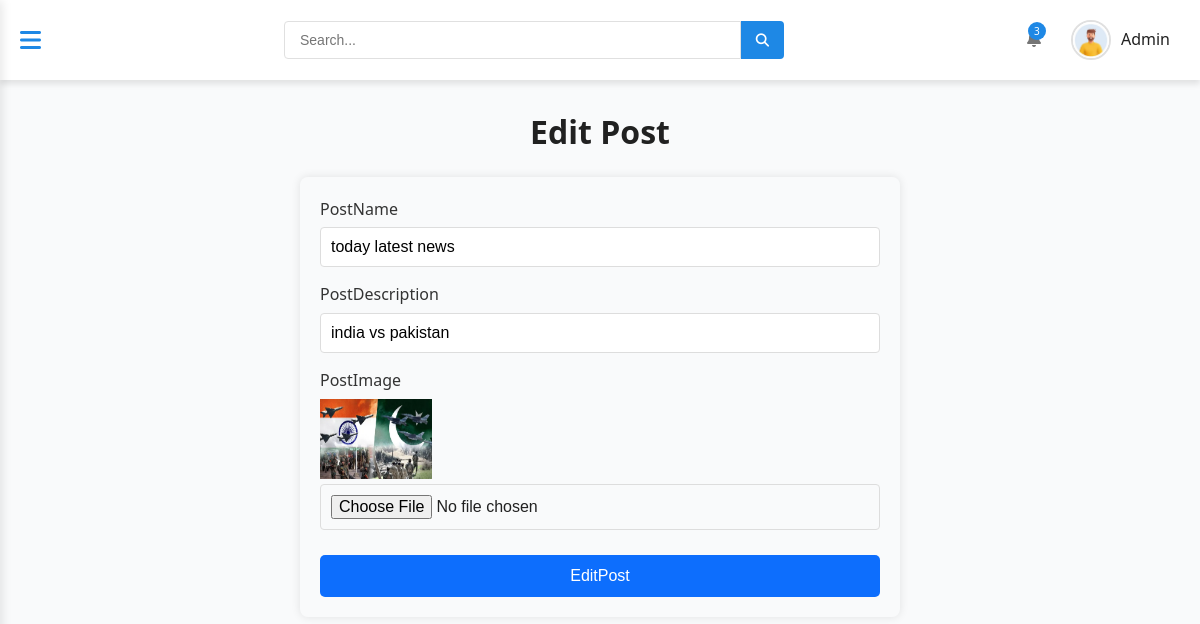
Screenshot of /BlogWebsite/dashbaord/editpost.php?id=63 (signed in) with the database file from the repository.
### tables this page shows
CREATE TABLE `users` (
  `id` int(11) NOT NULL,
  `name` varchar(191) DEFAULT NULL,
  `email` varchar(21) DEFAULT NULL,
  `password` varchar(16) DEFAULT NULL,
  `image` varchar(100) DEFAULT NULL,
  `role` varchar(10) DEFAULT NULL,
  `status` varchar(20) NOT NULL
);

CREATE TABLE `post1` (
  `id` int(100) NOT NULL,
  `name` varchar(100) NOT NULL,
  `description` varchar(100) NOT NULL,
  `category` varchar(100) NOT NULL,
  `image` varchar(100) DEFAULT NULL
);

### BlogWebsite/dashbaord/editpost.php (the view, shortened to what this page needs)
<?php
require_once '../include/header.php';
?>
<br>
<h1 style='text-align: center;'>Edit Post</h1>
<?php
include('../database.php');
$id = $_GET['id'];
$sql = "SELECT * FROM `post1` WHERE `id`='$id'";
$query = mysqli_query($con, $sql);
if (mysqli_num_rows($query) > 0) {
    while ($q = mysqli_fetch_assoc($query)) {
?>
        <div style="max-width: 600px; margin: 20px auto; padding: 20px; border-radius: 8px; box-shadow: 0 0 10px rgba(0,0,0,0.1);">
            <form style="display: flex; flex-direction: column; gap: 15px;" method="post" enctype="multipart/form-data">
                <div style="display: flex; flex-direction: column; gap: 5px;">
                    <label style="font-weight: 500; color: #333;">PostName</label>
                    <input
                        type="text"
                        style="
                    padding: 10px;
                    border: 1px solid #ddd;
                    border-radius: 4px;
                    font-size: 16px;
                "
                        name="postname"
                        value="<?php echo $q['name']; ?>">
                </div>
                <div style="display: flex; flex-direction: column; gap: 5px;">
                    <label style="font-weight: 500; color: #333;">PostDescription</label>
                    <input
                        type="text"
                        style="
                    padding: 10px;
                    border: 1px solid #ddd;
                    border-radius: 4px;
                    font-size: 16px;
                "
                        name="postdesc"
                        value="<?php echo $q['description']; ?>">
                </div>
                <div style="display: flex; flex-direction: column; gap: 5px;">
                    <label style="font-weight: 500; color: #333;">PostImage</label>
                    <img src="../dashbaord/uploads-images/<?php echo $q['image']; ?>" height="80px" width="20%">
                    <input
                        type="file"
                        style="
                    padding: 10px;
                    border: 1px solid #ddd;
                    border-radius: 4px;
                    font-size: 16px;
                "
                        name="image">
                </div>
                <button
                    type="submit"
                    style="
                background-color: #0d6efd;
                color: white;
                border: none;
                padding: 12px;
                border-radius: 5px;
                font-size: 16px;
                font-weight: 500;
                cursor: pointer;
                transition: background-color 0.3s;
                margin-top: 10px;
            "
                    name="edit"
                    onmouseover="this.style.backgroundColor='#0b5ed7'"
                    onmouseout="this.style.backgroundColor='#0d6efd'">
                    EditPost
                </button>
            </form>
    <?php
    }
}
    ?>
        </div>
        <?php
        require_once '../include/footer.php';
        ?>

### BlogWebsite/include/header.php (shortened to what this page needs)
<?php
include('../database.php');
?>
<!DOCTYPE html>
<html lang="en">
<head>
    <link rel="stylesheet" href="https://cdnjs.cloudflare.com/ajax/libs/font-awesome/6.4.0/css/all.min.css">
    <link rel="stylesheet" href="../dashboard/adminAssets/style.css">
</head>
<body>
    <div class="dashboard">
        <div class="main-content">
            <nav class="top-nav">
                <div class="container">
                    <div class="nav-content">
                        <div class="mobile-menu-btn">
                            <i class="fas fa-bars"></i>
                        </div>
                        <div class="search-bar">
                            <input type="text" placeholder="Search...">
                            <button><i class="fas fa-search"></i></button>
                        </div>
                        <div class="user-menu">
                            <div class="notification-icon">
                                <span class="notification-badge">3</span>
                            </div>
                            <div class="user-profile">
                                <?php
                                $user_id = $_SESSION['id'];
                                $sql = "SELECT * FROM `users` WHERE id = '$user_id'";
                                $result = mysqli_query($con, $sql);
                                if (mysqli_num_rows($result)) {
                                    $row = mysqli_fetch_assoc($result);
                                    $image_path = !empty($row['image']) ? "../uploads-profileimage/" . $row['image'] : "../uploads-profileimage/default.jpg";
                                ?>
                                    <img src="<?php echo $image_path; ?>" alt="User" class="user-avatar">
                                    <span class="user-name"><?php echo $_SESSION['role']; ?></span>
                                <?php } ?>
                            </div>
                        </div>
                    </div>
                </div>
            </nav>

### BlogWebsite/adminAssets/style.css (style rules this page uses)
:root { --primary-color: #1e88e5; --primary-dark: #1565c0; --primary-light: #42a5f5; --sidebar-blue: #1976D2; --sidebar-dark: #0D47A1; --white: #ffffff; --light-gray: #f5f5f5; --medium-gray: #e0e0e0; --dark-gray: #757575; --black: #212121; --shadow: 0 4px 6px rgba(0, 0, 0, 0.1); --transition: all 0.3s ease; }
* { margin: 0; padding: 0; box-sizing: border-box; }
body { font-family: 'Segoe UI', Tahoma, Geneva, Verdana, sans-serif; line-height: 1.6; color: var(--black); background-color: #f9fafb; overflow-x: hidden; }
.container { width: 100%; max-width: 1200px; margin: 0 auto; padding: 0 20px; }
.dashboard { display: flex; min-height: 100vh; }
.main-content { flex: 1; transition: var(--transition); width: 100%; min-height: 100vh; margin-left: 0; }
.top-nav { background: var(--white); padding: 15px 0; box-shadow: var(--shadow); position: sticky; top: 0; z-index: 90; }
.nav-content { display: flex; justify-content: space-between; align-items: center; }
.search-bar { flex: 1; max-width: 500px; display: flex; margin-right: 20px; }
.search-bar input { flex: 1; padding: 10px 15px; border: 1px solid var(--medium-gray); border-radius: 4px 0 0 4px; font-size: 14px; transition: var(--transition); }
.search-bar button { background: var(--primary-color); color: var(--white); border: none; padding: 0 15px; border-radius: 0 4px 4px 0; cursor: pointer; transition: var(--transition); }
.user-menu { display: flex; align-items: center; position: relative; }
.notification-icon { position: relative; margin-right: 20px; color: var(--dark-gray); cursor: pointer; transition: var(--transition); }
.notification-badge { position: absolute; top: -5px; right: -5px; background: var(--primary-color); color: var(--white); width: 18px; height: 18px; border-radius: 50%; display: flex; align-items: center; justify-content: center; font-size: 10px; }
.user-profile { display: flex; align-items: center; cursor: pointer; position: relative; padding: 5px 10px; border-radius: 30px; transition: var(--transition); }
.user-avatar { width: 40px; height: 40px; border-radius: 50%; margin-right: 10px; object-fit: cover; border: 2px solid var(--medium-gray); transition: var(--transition); }
.user-name { font-weight: 500; }
.mobile-menu-btn { display: none; font-size: 24px; cursor: pointer; color: var(--primary-color); margin-right: 20px; transition: var(--transition); }
@media (max-width: 1200px) { .mobile-menu-btn { display: block; } }

### rows the page displays
users: image (picture)
post1: postname "today latest news", postdesc "india vs pakistan", image (picture)

### other values shown
$_SESSION['role'] "Admin"
